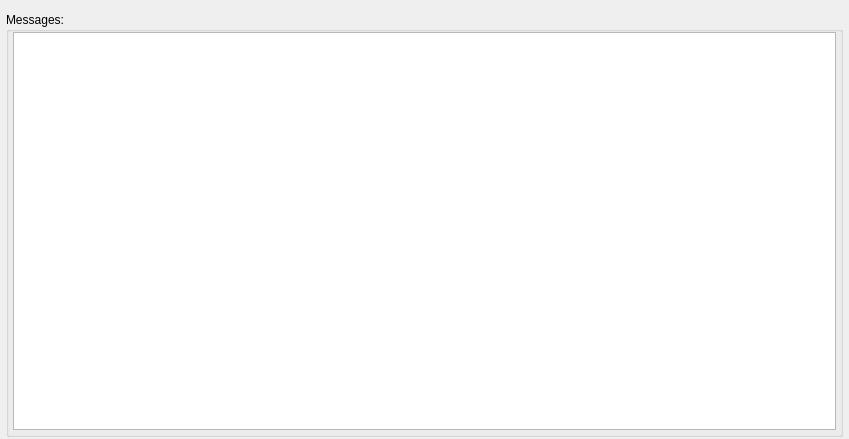
<?xml version="1.0" encoding="UTF-8"?>
<ui version="4.0">
 <class>LogWindow</class>
 <widget class="QDialog" name="LogWindow">
  <property name="geometry">
   <rect>
    <x>0</x>
    <y>0</y>
    <width>849</width>
    <height>439</height>
   </rect>
  </property>
  <property name="sizePolicy">
   <sizepolicy hsizetype="Preferred" vsizetype="Preferred">
    <horstretch>0</horstretch>
    <verstretch>0</verstretch>
   </sizepolicy>
  </property>
  <property name="windowTitle">
   <string>ShapeWorks Studio - Message History</string>
  </property>
  <property name="styleSheet">
   <string notr="true">QWidget#HistoryWidget {
	background-color: qlineargradient(spread:pad, x1:0.5, y1:0, x2:0.5, y2:0.960227, stop:0 rgba(221, 221, 221, 255), stop:0.155779 rgba(228, 228, 228, 255), stop:1 rgba(202, 204, 204, 255));
}

QLabel#message_label_{
	color: rgb(3, 86, 2);
}

QLabel#error_label_{
	color: rgb(121, 0, 0);
}

QLabel#warning_label_{
	color: rgb(165, 161, 34);
}
</string>
  </property>
  <layout class="QVBoxLayout" name="verticalLayout">
   <property name="spacing">
    <number>0</number>
   </property>
   <property name="leftMargin">
    <number>6</number>
   </property>
   <property name="topMargin">
    <number>12</number>
   </property>
   <property name="rightMargin">
    <number>6</number>
   </property>
   <property name="bottomMargin">
    <number>2</number>
   </property>
   <item>
    <widget class="QGroupBox" name="groupBox">
     <property name="title">
      <string>Messages:</string>
     </property>
     <layout class="QHBoxLayout" name="horizontalLayout_3">
      <property name="spacing">
       <number>0</number>
      </property>
      <property name="leftMargin">
       <number>4</number>
      </property>
      <property name="topMargin">
       <number>0</number>
      </property>
      <property name="rightMargin">
       <number>4</number>
      </property>
      <property name="bottomMargin">
       <number>4</number>
      </property>
      <item>
       <widget class="QListWidget" name="history_list_">
        <property name="font">
         <font>
          <weight>50</weight>
          <bold>false</bold>
         </font>
        </property>
        <property name="focusPolicy">
         <enum>Qt::NoFocus</enum>
        </property>
        <property name="contextMenuPolicy">
         <enum>Qt::DefaultContextMenu</enum>
        </property>
        <property name="midLineWidth">
         <number>1</number>
        </property>
        <property name="horizontalScrollBarPolicy">
         <enum>Qt::ScrollBarAlwaysOff</enum>
        </property>
        <property name="editTriggers">
         <set>QAbstractItemView::NoEditTriggers</set>
        </property>
        <property name="showDropIndicator" stdset="0">
         <bool>false</bool>
        </property>
        <property name="alternatingRowColors">
         <bool>true</bool>
        </property>
        <property name="selectionMode">
         <enum>QAbstractItemView::NoSelection</enum>
        </property>
        <property name="horizontalScrollMode">
         <enum>QAbstractItemView::ScrollPerItem</enum>
        </property>
        <property name="sortingEnabled">
         <bool>false</bool>
        </property>
       </widget>
      </item>
     </layout>
    </widget>
   </item>
  </layout>
 </widget>
 <resources/>
 <connections/>
</ui>
